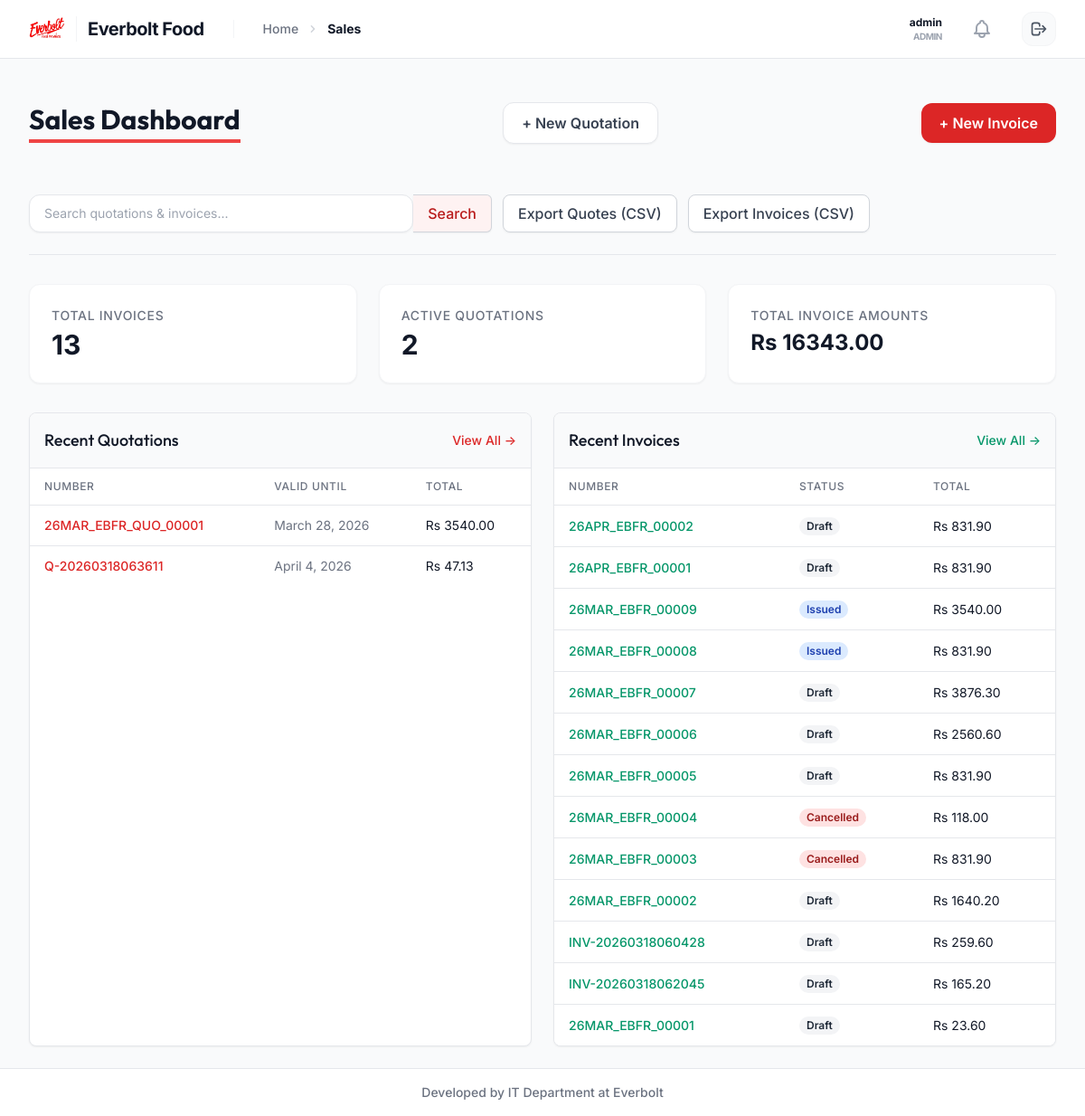
The app's page /sales/ (signed in), older data.
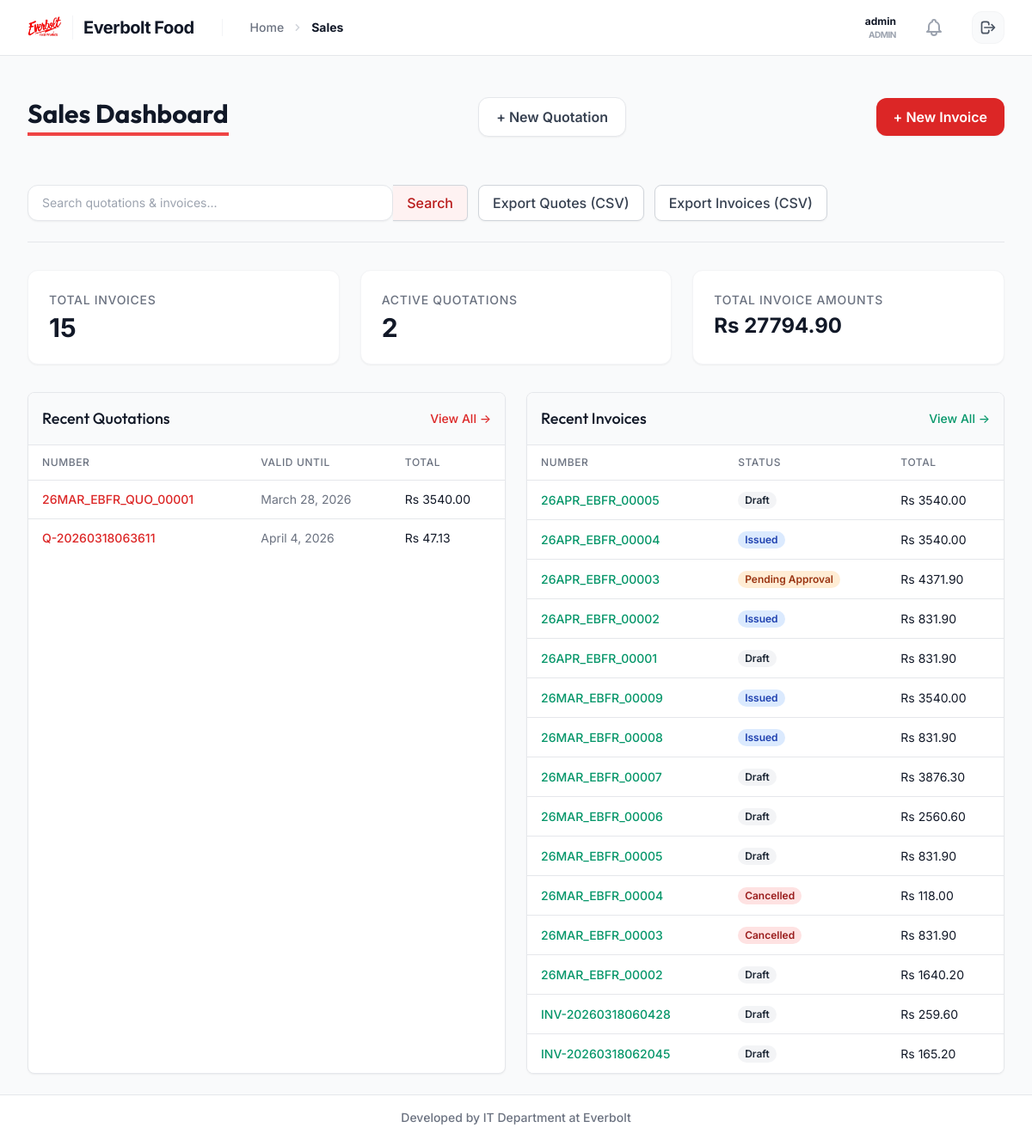
The same page, newer data.
### users/models.py (models this page shows, shortened)
class User(AbstractUser):
    class Roles(models.TextChoices):
        ADMIN = 'ADMIN', 'Admin'
        SALES_OFFICER = 'SALES_OFFICER', 'Sales Officer'
    role = models.CharField(max_length=50, choices=Roles.choices, default=Roles.SALES_OFFICER)
    contact_number = models.CharField(max_length=20, blank=True, null=True)
    assigned_area = models.CharField(max_length=100, blank=True, null=True)
    def is_admin(self):
        return self.role == self.Roles.ADMIN or self.is_superuser
    @property
    def unread_notifications(self):
        return getattr(self, 'notifications', None) and self.notifications.filter(is_read=False).order_by('-created_at') or []
    def has_perm(self, perm, obj=None):
        if self.is_admin():
            return True
        return super().has_perm(perm, obj)

### sales/models.py (models this page shows, shortened)
class Quotation(models.Model):
    quotation_number = models.CharField(max_length=50, unique=True)
    customer = models.ForeignKey(Customer, on_delete=models.PROTECT)
    salesperson = models.ForeignKey(settings.AUTH_USER_MODEL, on_delete=models.SET_NULL, null=True)
    creation_date = models.DateTimeField(auto_now_add=True)
    valid_until = models.DateField()
    customer_po_number = models.CharField(max_length=50, blank=True, null=True)
    total_amount = models.DecimalField(max_digits=12, decimal_places=2, default=0.00)
    tax_amount = models.DecimalField(max_digits=12, decimal_places=2, default=0.00)
    notes = models.TextField(blank=True, null=True)

class Invoice(models.Model):
    class Type(models.TextChoices):
        CREDIT = 'CREDIT', 'Credit Invoice'
        COD = 'COD', 'Cash On Delivery'
    class Status(models.TextChoices):
        DRAFT = 'DRAFT', 'Draft'
        APPROVAL_PENDING = 'APPROVAL_PENDING', 'Pending Approval'
        ISSUED = 'ISSUED', 'Issued'
        PAID = 'PAID', 'Paid'
        CANCELLED = 'CANCELLED', 'Cancelled'
    invoice_number = models.CharField(max_length=50, unique=True)
    invoice_type = models.CharField(max_length=20, choices=Type.choices, default=Type.CREDIT)
    customer = models.ForeignKey(Customer, on_delete=models.PROTECT)
    salesperson = models.ForeignKey(settings.AUTH_USER_MODEL, on_delete=models.SET_NULL, null=True)
    designated_approver = models.ForeignKey(settings.AUTH_USER_MODEL, on_delete=models.SET_NULL, null=True, blank=True, related_name='invoices_to_approve')
    is_approved = models.BooleanField(default=False)
    creation_date = models.DateTimeField(auto_now_add=True)
    delivery_date = models.DateField(blank=True, null=True)
    due_date = models.DateField(blank=True, null=True)
    customer_po_number = models.CharField(max_length=50, blank=True, null=True)
    total_amount = models.DecimalField(max_digits=12, decimal_places=2, default=0.00)
    tax_amount = models.DecimalField(max_digits=12, decimal_places=2, default=0.00)
    status = models.CharField(max_length=20, choices=Status.choices, default=Status.DRAFT)
    notes = models.TextField(blank=True, null=True)
    class Meta:
        permissions = [
            ("approve_invoice", "Can approve pending invoices"),
        ]

### sales/views.py (the view)
# urls.py: path('sales/', views.SalesDashboardView.as_view(), name='sales_dashboard'),
class SalesDashboardView(LoginRequiredMixin, TemplateView):
    template_name = 'sales/dashboard.html'
    def get_context_data(self, **kwargs):
        context = super().get_context_data(**kwargs)
        q = self.request.GET.get('q')
        if not self.request.user.has_perm('sales.approve_invoice'):
            quotations = Quotation.objects.filter(salesperson=self.request.user).order_by('-creation_date')
            invoices = Invoice.objects.filter(salesperson=self.request.user).order_by('-creation_date')
        else:
            quotations = Quotation.objects.all().order_by('-creation_date')
            invoices = Invoice.objects.all().order_by('-creation_date')
        if q:
            quotations = quotations.filter(quotation_number__icontains=q)
            invoices = invoices.filter(invoice_number__icontains=q)
        context['recent_quotations'] = quotations[:15]
        context['recent_invoices'] = invoices[:15]
        context['total_invoice_amount'] = invoices.aggregate(Sum('total_amount'))['total_amount__sum'] or Decimal('0.00')
        return context

### sales/templates/sales/dashboard.html (shortened to what this page needs)
{% extends 'layouts/base.html' %}
{% block breadcrumbs %}
    <li class="flex items-center space-x-2">
        <svg class="w-4 h-4 text-gray-300" fill="currentColor" viewBox="0 0 20 20">
            <path d="M7.293 14.707a1 1 0 010-1.414L10.586 10 7.293 6.707a1 1 0 011.414-1.414l4 4a1 1 0 010 1.414l-4 4a1 1 0 01-1.414 0z" />
        </svg>
        <span class="text-gray-900 font-bold">Sales</span>
    </li>
{% endblock %}
{% block content %}
<div class="px-4 py-6 sm:px-0">
    <div class="flex justify-between items-center mb-8">
        <h1 class="text-3xl font-bold text-gray-900 border-b-4 border-red-500 inline-block pb-1">Sales Dashboard</h1>
            {% if perms.sales.add_quotation %}
            <a href="{% url 'quotation_create' %}" class="btn-premium btn-secondary">
                + New Quotation
            </a>
            {% endif %}
            {% if perms.sales.add_invoice %}
            <a href="{% url 'invoice_create' %}" class="btn-premium btn-primary">
                + New Invoice
            </a>
            {% endif %}
        </div>
    </div>
    <div class="mb-6 flex space-x-3 items-center">
        <form method="get" class="flex max-w-lg flex-grow">
            <input type="text" name="q" placeholder="Search quotations & invoices..." value="{{ request.GET.q }}" class="px-4 py-2 border border-gray-300 rounded-l-md focus:ring-red-500 focus:border-red-500 block w-full sm:text-sm shadow-sm">
            <button type="submit" class="bg-red-50 hover:bg-red-100 border border-l-0 border-gray-300 rounded-r-md px-4 py-2 text-red-700 font-medium shadow-sm transition-colors">Search</button>
        </form>
        <a href="{% url 'quotation_export' %}?q={{ request.GET.q }}" class="bg-white border border-gray-300 hover:bg-gray-50 text-gray-700 font-medium py-2 px-4 rounded-lg shadow-sm transition duration-150">
            Export Quotes (CSV)
        </a>
        <a href="{% url 'invoice_export' %}?q={{ request.GET.q }}" class="bg-white border border-gray-300 hover:bg-gray-50 text-gray-700 font-medium py-2 px-4 rounded-lg shadow-sm transition duration-150">
            Export Invoices (CSV)
        </a>
    </div>
    <div class="grid grid-cols-1 md:grid-cols-3 gap-6 mb-8 border-t pt-8">
        <div class="bg-white rounded-xl shadow-sm border border-gray-100 p-6">
            <div class="text-sm font-medium text-gray-500 uppercase tracking-wider mb-1">Total Invoices</div>
            <div class="text-3xl font-bold text-gray-900">{{ recent_invoices.count }}</div>
        </div>
        <div class="bg-white rounded-xl shadow-sm border border-gray-100 p-6">
            <div class="text-sm font-medium text-gray-500 uppercase tracking-wider mb-1">Active Quotations</div>
            <div class="text-3xl font-bold text-gray-900">{{ recent_quotations.count }}</div>
        </div>
        <div class="bg-white rounded-xl shadow-sm border border-gray-100 p-6">
            <div class="text-sm font-medium text-gray-500 uppercase tracking-wider mb-1">Total Invoice Amounts</div>
            <div class="text-2xl font-bold text-gray-900 pr-2 overflow-hidden truncate">Rs {{ total_invoice_amount|floatformat:2|default:"0.00" }}</div>
        </div>
    </div>
    <div class="grid grid-cols-1 lg:grid-cols-2 gap-6">
        <div class="bg-white shadow-sm rounded-lg border border-gray-200 overflow-x-auto">
            <div class="px-4 py-4 border-b border-gray-200 flex justify-between items-center bg-gray-50">
                <h3 class="text-lg font-medium text-gray-900">Recent Quotations</h3>
                <a href="{% url 'quotation_list' %}" class="text-sm text-red-600 hover:text-red-900 font-medium">View All &rarr;</a>
            </div>
            <div class="overflow-x-auto">
                <table class="min-w-full divide-y divide-gray-200">
                    <thead class="bg-white">
                        <tr>
                            <th scope="col" class="px-4 py-3 text-left text-xs font-medium text-gray-500 uppercase tracking-wider">Number</th>
                            <th scope="col" class="px-4 py-3 text-left text-xs font-medium text-gray-500 uppercase tracking-wider">Valid Until</th>
                            <th scope="col" class="px-4 py-3 text-left text-xs font-medium text-gray-500 uppercase tracking-wider">Total</th>
                        </tr>
                    </thead>
                    <tbody class="bg-white divide-y divide-gray-200">
                        {% for quote in recent_quotations %}
                        <tr class="hover:bg-gray-100 transition-colors cursor-pointer" onclick="window.location.href='{% url 'quotation_edit' quote.pk %}';">
                            <td class="px-4 py-3 whitespace-nowrap text-sm font-medium text-red-600">{{ quote.quotation_number }}</td>
                            <td class="px-4 py-3 whitespace-nowrap text-sm text-gray-500">{{ quote.valid_until }}</td>
                            <td class="px-4 py-3 whitespace-nowrap text-sm text-gray-900">Rs {{ quote.total_amount }}</td>
                        </tr>
                        {% empty %}
                        <tr>
                            <td colspan="3" class="px-4 py-6 text-center text-sm text-gray-500">No active quotations.</td>
                        </tr>
                        {% endfor %}
                    </tbody>
                </table>
            </div>
        </div>
        <div class="bg-white shadow-sm rounded-lg border border-gray-200 overflow-x-auto">
            <div class="px-4 py-4 border-b border-gray-200 flex justify-between items-center bg-gray-50">
                <h3 class="text-lg font-medium text-gray-900">Recent Invoices</h3>
                <a href="{% url 'invoice_list' %}" class="text-sm text-emerald-600 hover:text-emerald-900 font-medium">View All &rarr;</a>
            </div>
            <div class="overflow-x-auto">
                <table class="min-w-full divide-y divide-gray-200">
                    <thead class="bg-white">
                        <tr>
                            <th scope="col" class="px-4 py-3 text-left text-xs font-medium text-gray-500 uppercase tracking-wider">Number</th>
                            <th scope="col" class="px-4 py-3 text-left text-xs font-medium text-gray-500 uppercase tracking-wider">Status</th>
                            <th scope="col" class="px-4 py-3 text-left text-xs font-medium text-gray-500 uppercase tracking-wider">Total</th>
                        </tr>
                    </thead>
                    <tbody class="bg-white divide-y divide-gray-200">
                        {% for invoice in recent_invoices %}
                        <tr class="hover:bg-gray-100 transition-colors cursor-pointer" onclick="window.location.href='{% url 'invoice_edit' invoice.pk %}';">
                            <td class="px-4 py-3 whitespace-nowrap text-sm font-medium text-emerald-600">{{ invoice.invoice_number }}</td>
                            <td class="px-4 py-3 whitespace-nowrap text-sm">
                                <span class="px-2 inline-flex text-xs leading-5 font-semibold rounded-full
                                {% if invoice.status == 'PAID' %}bg-green-100 text-green-800
                                {% elif invoice.status == 'ISSUED' %}bg-blue-100 text-blue-800
                                {% elif invoice.status == 'APPROVAL_PENDING' %}bg-orange-100 text-orange-800
                                {% elif invoice.status == 'CANCELLED' %}bg-red-100 text-red-800
                                {% else %}bg-gray-100 text-gray-800{% endif %}">
                                    {{ invoice.get_status_display }}
                                </span>
                            </td>
                            <td class="px-4 py-3 whitespace-nowrap text-sm text-gray-900">Rs {{ invoice.total_amount }}</td>
                        </tr>
                        {% empty %}
                        <tr>
                            <td colspan="3" class="px-4 py-6 text-center text-sm text-gray-500">No recent invoices.</td>
                        </tr>
                        {% endfor %}
                    </tbody>
                </table>
            </div>
        </div>
    </div>
{% endblock %}

### sales/templates/layouts/base.html (shortened to what this page needs)
{% load static %}
<!DOCTYPE html>
<html lang="en">
<head>
    <script src="https://cdn.tailwindcss.com"></script>
</head>
<body class="bg-gray-50 text-gray-900 min-h-screen flex flex-col">
    <nav class="bg-white border-b border-gray-200">
        <div class="max-w-7xl mx-auto px-4 sm:px-6 lg:px-8">
            <div class="flex items-center justify-between h-16">
                <div class="flex items-center">
                    <a href="{% url 'main_dashboard' %}" class="flex items-center group transition-all">
                        <img src="{% static 'sales/img/logo.png' %}" alt="Everbolt Logo" class="h-10 w-auto object-contain transition-transform group-hover:scale-105">
                        <span class="ml-3 font-bold text-xl tracking-tight text-gray-900 group-hover:text-red-600 transition-colors border-l border-gray-100 pl-3">Everbolt Food</span>
                    </a>
                    <div class="hidden md:ml-8 md:flex md:items-center md:space-x-4 border-l border-gray-100 pl-8">
                        <nav class="flex" aria-label="Breadcrumb">
                            <ol class="flex items-center space-x-2 text-sm font-medium text-gray-500">
                                <li>
                                    <a href="{% url 'main_dashboard' %}" class="hover:text-red-600 transition-colors">Home</a>
                                </li>
                                {% block breadcrumbs %}{% endblock %}
                            </ol>
                        </nav>
                    </div>
                </div>
                <div class="flex items-center space-x-6">
                    <div class="hidden sm:flex flex-col items-end">
                        <span class="text-gray-900 font-bold text-xs ring-offset-2">{{ user.get_full_name|default:user.username }}</span>
                        <span class="text-gray-400 text-[10px] font-bold uppercase tracking-tighter">{{ user.get_role_display|default:"Staff" }}</span>
                    </div>
                    {% if user.is_authenticated %}
                        <div class="relative" x-data="{ open: false }">
                            <button @click="open = !open" class="relative p-2 text-gray-400 hover:text-gray-600 focus:outline-none transition-colors">
                            </button>
                        </div>
                        <form method="post" action="{% url 'logout' %}">
                            <button type="submit" class="bg-gray-50 hover:bg-red-50 text-gray-600 hover:text-red-700 p-2 rounded-xl transition-all border border-gray-100 hover:border-red-100">
                                <svg class="w-5 h-5" fill="none" stroke="currentColor" viewBox="0 0 24 24">
                                    <path stroke-linecap="round" stroke-linejoin="round" stroke-width="2" d="M17 16l4-4m0 0l-4-4m4 4H7m6 4v1a3 3 0 01-3 3H6a3 3 0 01-3-3V7a3 3 0 013-3h4a3 3 0 013 3v1" />
                                </svg>
                            </button>
                        </form>
                    {% endif %}
                </div>
            </div>
        </div>
    </nav>
    <main class="max-w-7xl mx-auto py-6 sm:px-6 lg:px-8 flex-grow w-full">
        {% block content %}
        {% endblock %}
    </main>
    <footer class="bg-white border-t border-gray-200 mt-auto">
        <div class="max-w-7xl mx-auto py-4 px-4 sm:px-6 lg:px-8 box-border">
            <p class="text-center text-sm text-gray-500 font-medium">Developed by IT Department at Everbolt</p>
        </div>
    </footer>
</body>
</html>

Row changes from the older to the newer data that the page shows:
no longer on this page (row unchanged): Invoice: invoice_number "26MAR_EBFR_00001", status "Draft", total_amount "23.60"
added Invoice: invoice_number "26APR_EBFR_00005", status "Draft", total_amount "3540.00"
added Invoice: invoice_number "26APR_EBFR_00004", status "Issued", total_amount "3540.00"
added Invoice: invoice_number "26APR_EBFR_00003", status "Pending Approval", total_amount "4371.90"
changed Invoice "26APR_EBFR_00002": status "Draft" → "Issued"
Text that changed along with them:
{{ recent_invoices.count }}: "13" → "15"
{{ total_invoice_amount|floatformat:2|default:"0.00" }}: "16343.00" → "27794.90"
